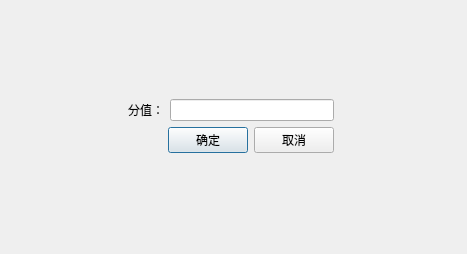
<?xml version="1.0" encoding="UTF-8"?>
<ui version="4.0">
 <class>SetMark</class>
 <widget class="QDialog" name="SetMark">
  <property name="geometry">
   <rect>
    <x>0</x>
    <y>0</y>
    <width>467</width>
    <height>254</height>
   </rect>
  </property>
  <property name="windowTitle">
   <string>Dialog</string>
  </property>
  <widget class="QWidget" name="">
   <property name="geometry">
    <rect>
     <x>0</x>
     <y>0</y>
     <width>461</width>
     <height>251</height>
    </rect>
   </property>
   <layout class="QGridLayout" name="gridLayout">
    <item row="0" column="1">
     <spacer name="verticalSpacer">
      <property name="orientation">
       <enum>Qt::Vertical</enum>
      </property>
      <property name="sizeHint" stdset="0">
       <size>
        <width>20</width>
        <height>40</height>
       </size>
      </property>
     </spacer>
    </item>
    <item row="1" column="0">
     <spacer name="horizontalSpacer_2">
      <property name="orientation">
       <enum>Qt::Horizontal</enum>
      </property>
      <property name="sizeHint" stdset="0">
       <size>
        <width>40</width>
        <height>20</height>
       </size>
      </property>
     </spacer>
    </item>
    <item row="1" column="1">
     <layout class="QVBoxLayout" name="verticalLayout">
      <item>
       <layout class="QHBoxLayout" name="horizontalLayout">
        <item>
         <widget class="QLabel" name="label">
          <property name="text">
           <string>分值：</string>
          </property>
         </widget>
        </item>
        <item>
         <widget class="QLineEdit" name="lineEdit_mark"/>
        </item>
       </layout>
      </item>
      <item>
       <layout class="QHBoxLayout" name="horizontalLayout_2">
        <item>
         <spacer name="horizontalSpacer">
          <property name="orientation">
           <enum>Qt::Horizontal</enum>
          </property>
          <property name="sizeHint" stdset="0">
           <size>
            <width>40</width>
            <height>20</height>
           </size>
          </property>
         </spacer>
        </item>
        <item>
         <widget class="QPushButton" name="pushButton_submit">
          <property name="sizePolicy">
           <sizepolicy hsizetype="Fixed" vsizetype="Fixed">
            <horstretch>0</horstretch>
            <verstretch>0</verstretch>
           </sizepolicy>
          </property>
          <property name="text">
           <string>确定</string>
          </property>
         </widget>
        </item>
        <item>
         <widget class="QPushButton" name="pushButton_cancel">
          <property name="sizePolicy">
           <sizepolicy hsizetype="Fixed" vsizetype="Fixed">
            <horstretch>0</horstretch>
            <verstretch>0</verstretch>
           </sizepolicy>
          </property>
          <property name="text">
           <string>取消</string>
          </property>
         </widget>
        </item>
       </layout>
      </item>
     </layout>
    </item>
    <item row="1" column="2">
     <spacer name="horizontalSpacer_3">
      <property name="orientation">
       <enum>Qt::Horizontal</enum>
      </property>
      <property name="sizeHint" stdset="0">
       <size>
        <width>40</width>
        <height>20</height>
       </size>
      </property>
     </spacer>
    </item>
    <item row="2" column="1">
     <spacer name="verticalSpacer_2">
      <property name="orientation">
       <enum>Qt::Vertical</enum>
      </property>
      <property name="sizeHint" stdset="0">
       <size>
        <width>20</width>
        <height>40</height>
       </size>
      </property>
     </spacer>
    </item>
   </layout>
  </widget>
 </widget>
 <resources/>
 <connections/>
</ui>
